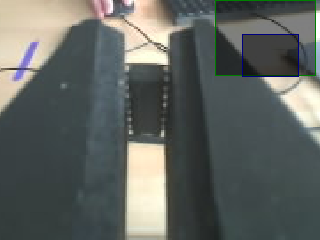
#> input picture Images/closeup_chip.png, 320 x 240 px; its folder holds only this picture in this run
$ python image_viewer.py
#> lines starting #> are read from the running program, lines starting #| are printed output that depends on the picture
"""Interactive image viewer for exploring pixel-to-robot coordinate math.

Left-click a robot/tool reference point, then the chip center.  The overlay shows
the displacement in image pixels and, if a scale is supplied, in millimetres.
"""

from __future__ import annotations

import argparse
from pathlib import Path

import cv2 as cv


IMAGE_EXTENSIONS = {".png", ".jpg", ".jpeg", ".bmp", ".tif", ".tiff"}


def parse_args() -> argparse.Namespace:
    parser = argparse.ArgumentParser(description=__doc__)
    parser.add_argument("--folder", type=Path, default=Path("Images"))
    parser.add_argument("--scale", type=int, default=3, help="display enlargement")
    parser.add_argument(
        "--mm-per-pixel-x", type=float, help="horizontal calibration scale"
    )
    parser.add_argument(
        "--mm-per-pixel-y", type=float, help="vertical calibration scale"
    )
    parser.add_argument(
        "--keep-image-y",
        action="store_true",
        help="make robot +Y point down like image +v (default robot +Y is up)",
    )
    return parser.parse_args()


class Viewer:
    def __init__(self, paths: list[Path], args: argparse.Namespace) -> None:
        self.paths = paths
        self.args = args
        self.index = 0
        self.points: list[tuple[int, int]] = []
        self.window = "Chip images | A/D: image  click: reference, chip  R: reset  Q: quit"

    def mouse(self, event: int, x: int, y: int, _flags: int, _data: object) -> None:
        if event == cv.EVENT_RBUTTONDOWN:
            self.points.clear()
        elif event == cv.EVENT_LBUTTONDOWN:
            point = (x // self.args.scale, y // self.args.scale)
            if len(self.points) == 2:
                self.points.clear()
            self.points.append(point)

    def draw(self):
        image = cv.imread(str(self.paths[self.index]))
#> image is the input picture: shape (240, 320, 3); mean B, G, R 96.3, 100, 95.4
        if image is None:
            raise RuntimeError(f"Could not read {self.paths[self.index]}")

        canvas = cv.resize(
            image, None, fx=self.args.scale, fy=self.args.scale,
            interpolation=cv.INTER_NEAREST,
        )
        s = self.args.scale
        cv.putText(canvas, self.paths[self.index].name, (12, 28),
                   cv.FONT_HERSHEY_SIMPLEX, 0.7, (255, 255, 255), 2, cv.LINE_AA)
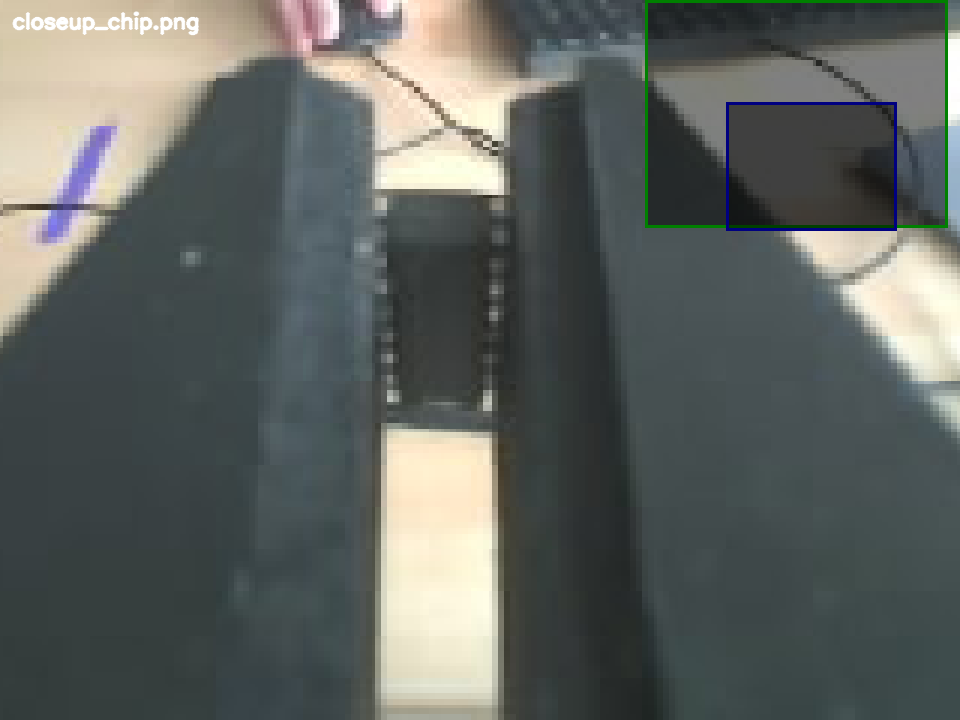
#> canvas: shape (720, 960, 3); mean B, G, R 96.5, 100.1, 95.5

        colors = [(0, 220, 255), (80, 255, 80)]
        labels = ["robot reference", "chip center"]
        for i, (u, v) in enumerate(self.points):
            p = (u * s, v * s)
            cv.drawMarker(canvas, p, colors[i], cv.MARKER_CROSS, 22, 2)
            cv.putText(canvas, f"{labels[i]} ({u}, {v})", (p[0] + 8, p[1] - 8),
                       cv.FONT_HERSHEY_SIMPLEX, 0.52, colors[i], 1, cv.LINE_AA)

        if len(self.points) == 2:
            (u0, v0), (u1, v1) = self.points
            du, dv = u1 - u0, v1 - v0
            dy_sign = 1 if self.args.keep_image_y else -1
            cv.arrowedLine(canvas, (u0 * s, v0 * s), (u1 * s, v1 * s),
                           (255, 180, 0), 2, tipLength=0.08)
            lines = [f"pixel offset: du={du:+d}, dv={dv:+d}"]
            if self.args.mm_per_pixel_x is not None:
                sy = (self.args.mm_per_pixel_y
                      if self.args.mm_per_pixel_y is not None
                      else self.args.mm_per_pixel_x)
                dx_mm = du * self.args.mm_per_pixel_x
                dy_mm = dy_sign * dv * sy
                lines.append(f"robot offset: X={dx_mm:+.2f} mm, Y={dy_mm:+.2f} mm")
            else:
                lines.append("add --mm-per-pixel-x SCALE to convert to mm")
            for row, text in enumerate(lines):
                cv.putText(canvas, text, (12, canvas.shape[0] - 42 + row * 24),
                           cv.FONT_HERSHEY_SIMPLEX, 0.56, (255, 255, 255), 2, cv.LINE_AA)
        return canvas

    def run(self) -> None:
        cv.namedWindow(self.window, cv.WINDOW_AUTOSIZE)
        cv.setMouseCallback(self.window, self.mouse)
        while True:
            cv.imshow(self.window, self.draw())
            key = cv.waitKey(30) & 0xFF
#> (key q is pressed here)
            if key in (ord("q"), 27):
                break
            if key in (ord("d"), 83):
                self.index = (self.index + 1) % len(self.paths)
                self.points.clear()
            elif key in (ord("a"), 81):
                self.index = (self.index - 1) % len(self.paths)
                self.points.clear()
            elif key == ord("r"):
                self.points.clear()
        cv.destroyAllWindows()


def main() -> None:
    args = parse_args()
    paths = sorted(
        path for path in args.folder.iterdir()
        if path.is_file() and path.suffix.lower() in IMAGE_EXTENSIONS
    )
    if not paths:
        raise SystemExit(f"No images found in {args.folder.resolve()}")
    if args.scale < 1:
        raise SystemExit("--scale must be at least 1")
    Viewer(paths, args).run()


if __name__ == "__main__":
    main()

$ run again, on Images/standard_high.png
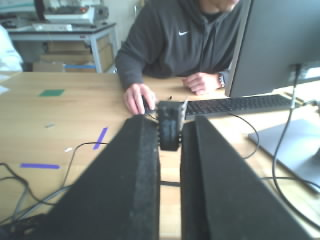
#> input picture Images/standard_high.png, 320 x 240 px
#> in draw, image is the input picture: shape (240, 320, 3); mean B, G, R 127.8, 131.1, 122.7
#> in draw, `cv.putText(canvas, self.paths[self.index].name, (12, 28), cv.FONT_HERS..`:
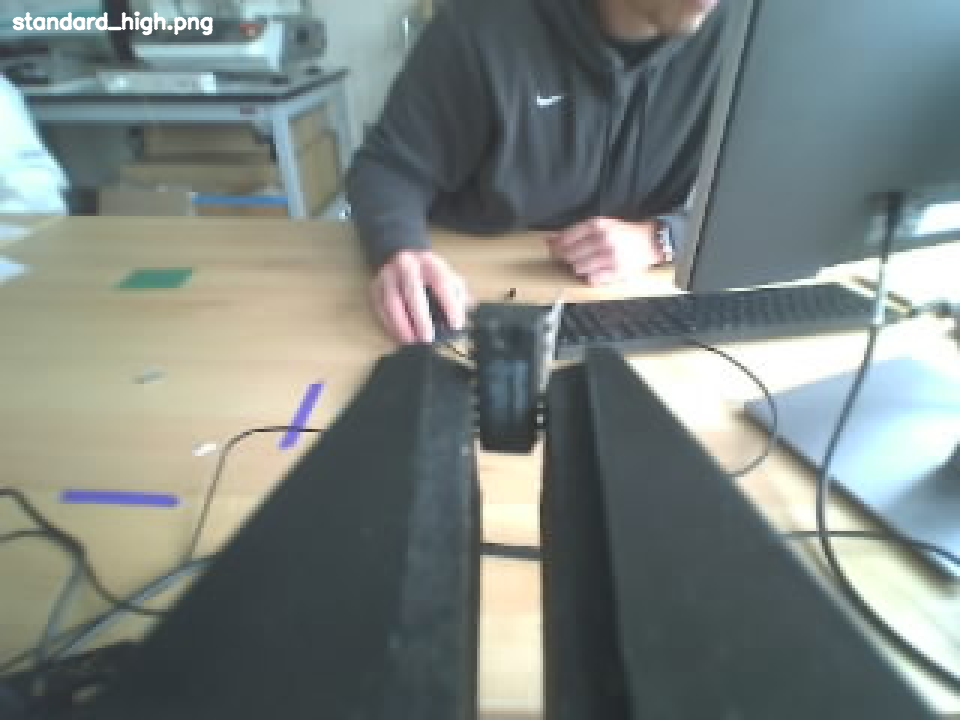
#> canvas: shape (720, 960, 3); mean B, G, R 128.1, 131.4, 123.1
